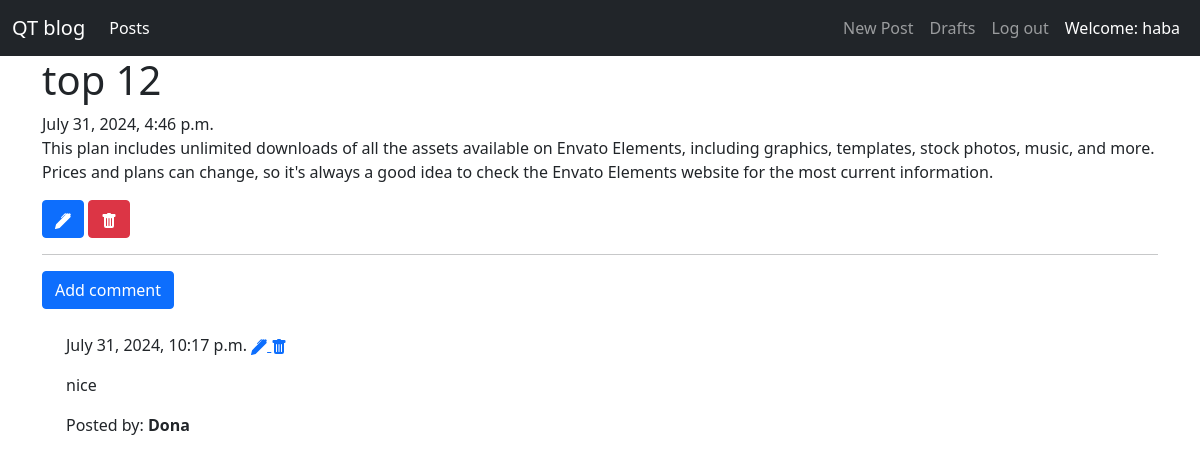
The app's page /post/1 (signed in) with its own data.
### blog/models.py (models this page shows, shortened)
class Post(models.Model):
    author = models.ForeignKey('auth.User',on_delete=models.CASCADE)
    title = models.CharField(max_length=200)
    text = models.TextField()
    created_date = models.DateTimeField(default=timezone.now)
    published_date = models.DateTimeField(blank=True, null=True)

class Comment(models.Model):
    post = models.ForeignKey('blog.Post', related_name='comments',on_delete=models.CASCADE)
    author = models.CharField(max_length=200)
    text = models.TextField()
    created_date = models.DateTimeField(default=timezone.now)
    approved_comment = models.BooleanField(default=False)

### blog/views.py (the view)
# urls.py: re_path(r'^post/(?P<pk>\d+)$', views.PostDetailView.as_view(), name='post_detail'),
class PostDetailView(DetailView):
    model = Post

### blog/templates/blog/post_detail.html (shortened to what this page needs)
{% extends 'blog/base.html' %}
{% block content %}
        <h1 class='posttitle loader'>{{ post.title }}</h1>
        {% if post.published_date %}
            <div class="date postdate">
                {{ post.published_date }}
            </div>
        {% else %}
            <a class="btn btn-success" href="{% url 'post_publish' pk=post.pk %}">Publish</a>
        {% endif %}
      <p class='postcontent' >{{ post.text|safe|linebreaksbr }}</p>
      {% if user.is_authenticated %}
          <a class="btn btn-primary" href="{% url 'post_edit' pk=post.pk %}">
          </a>
          <a class="btn btn-danger" href="{% url 'post_remove' pk=post.pk %}">
          </a>
      {% endif %}
  <hr>
  <a class="btn btn-primary btn-comment" href="{% url 'add_comment_to_post' pk=post.pk %}">Add comment</a>
  <div class="container">
  {% for comment in post.comments.all %}
  <br>
      {% if user.is_authenticated or comment.approved_comment %}
              {{ comment.created_date }}
              {% if not comment.approved_comment %}
                  <a href="{% url 'comment_remove' pk=comment.pk %}">
                  </a>
                  <a  href="{% url 'comment_approve' pk=comment.pk %}">
                  </a>
              {% endif %}
          <p>{{ comment.text|safe|linebreaks }}</p>
          <p>Posted by: <strong>{{ comment.author }}</strong></p>
      {% endif %}
  {% empty %}
      <p>No comments Yet.</p>
  {% endfor %}
</div>
{% endblock %}

### blog/templates/blog/base.html (shortened to what this page needs)
<!DOCTYPE html>
{% load static %}
<html>
    <head>
        <link href="https://cdn.jsdelivr.net/npm/bootstrap@5.0.2/dist/css/bootstrap.min.css" rel="stylesheet">
<body class='loader'>
        <nav class="navbar-expand-lg    navbar navbar-dark bg-dark">
  <div class="container-fluid">
    <a class='navbar-brand bigbrand' href="{% url 'post_list' %}">QT blog</a>
    <div class="collapse navbar-collapse" id="navbarSupportedContent">
      <ul class="navbar-nav me-auto mb-2 mb-lg-0">
        <li class="nav-item">
          <a class="nav-link active" aria-current="page" href="{% url 'post_list' %}">Posts</a>
        </li>
      </ul>
      <ul class="nav navbar-nav navbar-right">
        {% if user.is_authenticated %}
        <li class="nav-item">
          <a class="nav-link" href="{% url 'post_new' %}" >New Post</a>
        </li>
        <li>
          <a class="nav-link" href="{% url 'post_draft_list' %}">Drafts</a>
        </li>
        <li>
          <a class="nav-link" href="{% url 'logout' %}" >Log out</a>
        </li>
        <li>
          <a class="nav-link active ">Welcome: {{ user.username }}</a>
        </li>
        {% endif %}
      </ul>
    </div>
  </div>
</nav>
  <div class="content container">
            <div class="row">
                <div class="col-md-12">
                  <div class="blog_posts">
                    {% block content %}
                    {% endblock %}
                  </div>
                </div>
            </div>
        </div>
</body>
</html>

### records on screen
Post: title "top 12", published_date "July 31, 2024, 4:46 p.m.", text "This plan includes unlimited downloads of all the assets available on Envato Elements, including graphics, templates, stock photos, music, and more. Prices and plans can change, so it's always a good idea to check the Envato Elements website for the most current information."
Comment: created_date "July 31, 2024, 10:17 p.m.", approved_comment False (drawn), text "nice", author "Dona"

### other values on screen
{{ user.username }} "haba"
